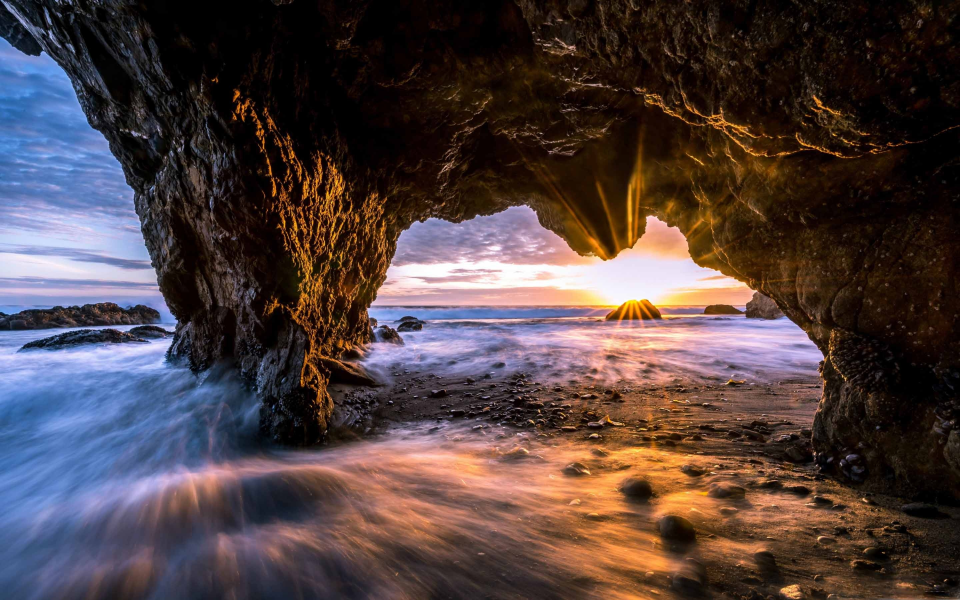
#> input picture dqn_ep/wallpaper.jpg, 2880 x 1800 px (shown at 1/3 size)
$ python image_preprocessing.py   (older library calls are emulated)
#> lines starting #> are read from the running program, lines starting #| are printed output that depends on the picture
#> further down, img is the input picture: shape (1800, 2880, 3); mean R, G, B 79.6, 64.2, 64.5
__author__ = 'frankhe'

import numpy as np
import matplotlib.pyplot as plt
import matplotlib.image as mpimg
import scipy.misc


def rgb2gray(rgb):
    return np.dot(rgb[..., :3], [0.299, 0.587, 0.114])
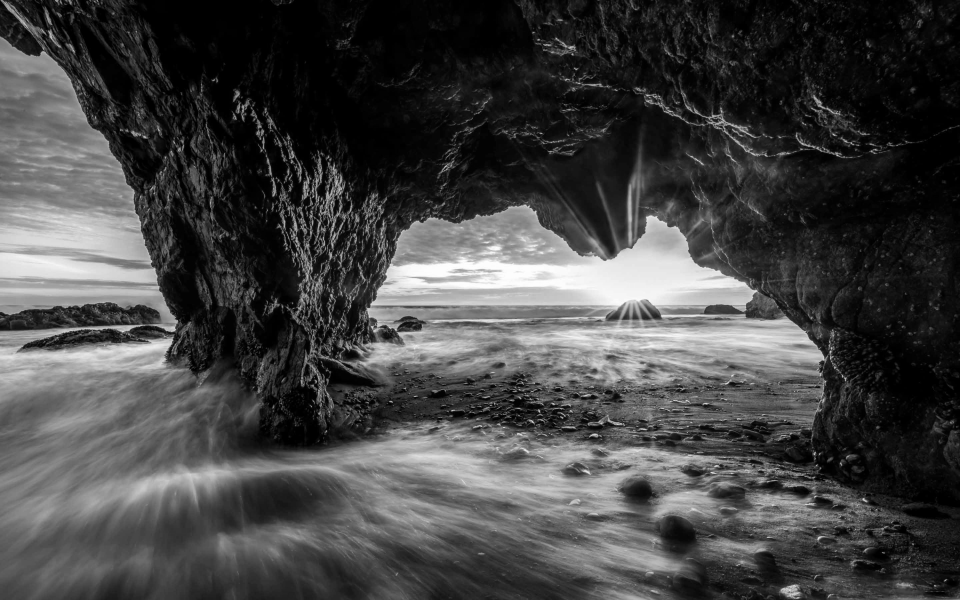
#> returned value: shape (1800, 2880) float64 (shown at 1/3 size); min 0, max 255, mean 68.8


def resize(image, size):
#> called with size = (1000, 1000)
    return scipy.misc.imresize(image, size=size)
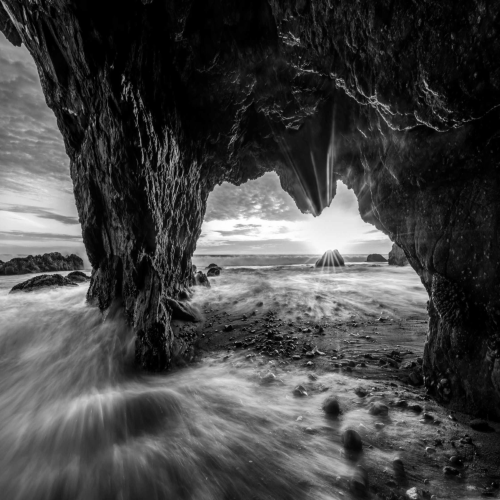
#> returned value: shape (1000, 1000) (shown at 1/2 size); min 0, max 255, mean 68.8


def imshow(photo, gray=False):
    if gray:
        plt.imshow(photo, cmap = plt.get_cmap('gray'))
    else:
        plt.imshow(photo)
    plt.show()


if __name__ == '__main__':
    img = mpimg.imread('wallpaper.jpg')
    gray = rgb2gray(img)
    gray = resize(gray, (1000, 1000))
    imshow(gray, True)
